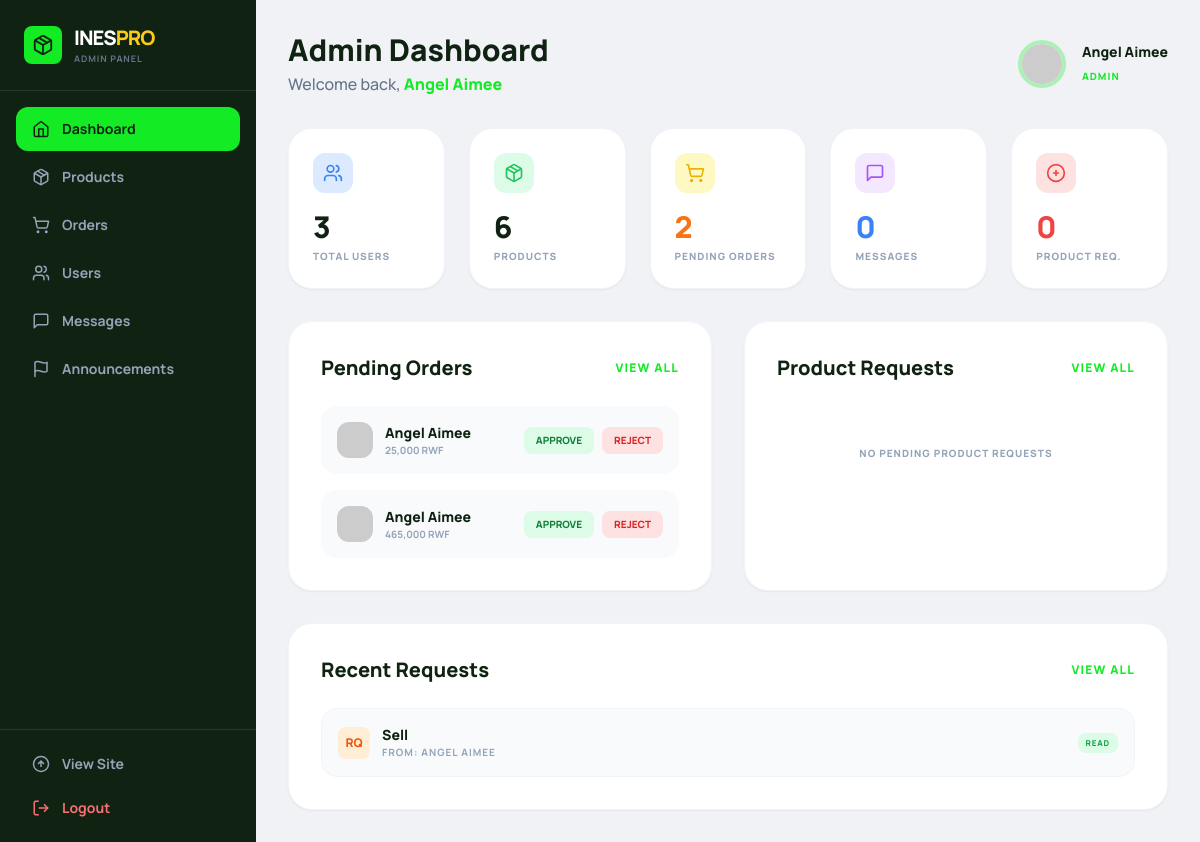
Page /dashboard.php (signed in) on the committed database.
### tables this page shows
CREATE TABLE `orders` (
  `id` int(11) NOT NULL,
  `user_id` int(11) NOT NULL,
  `total_price` decimal(10,2) NOT NULL,
  `status` varchar(50) DEFAULT 'Pending',
  `notes` text DEFAULT NULL,
  `created_at` timestamp NOT NULL DEFAULT current_timestamp()
);

CREATE TABLE `users` (
  `id` int(11) NOT NULL,
  `name` varchar(255) NOT NULL,
  `email` varchar(255) NOT NULL,
  `password` varchar(255) NOT NULL,
  `role` varchar(50) DEFAULT 'Student',
  `status` varchar(50) DEFAULT 'Active',
  `avatar_url` text DEFAULT NULL,
  `created_at` timestamp NOT NULL DEFAULT current_timestamp()
);

CREATE TABLE `messages` (
  `id` int(11) NOT NULL,
  `sender_id` int(11) DEFAULT NULL,
  `receiver_id` int(11) DEFAULT NULL,
  `subject` varchar(255) DEFAULT NULL,
  `content` text NOT NULL,
  `timestamp` datetime DEFAULT current_timestamp(),
  `status` varchar(50) DEFAULT 'Pending',
  `type` varchar(50) DEFAULT 'Message'
);

### dashboard.php (called while the page is built, shortened)
<?php
require_once 'db.php';
require_once 'mvc/controllers/DashboardController.php';
$controller = new DashboardController($conn);
$data = $controller->handleAdminDashboard();
extract($data);
require_once 'mvc/views/dashboard_view.php';
?>

### mvc/controllers/DashboardController.php (called while the page is built, shortened)
<?php
require_once __DIR__ . '/../models/DashboardModel.php';
require_once __DIR__ . '/../models/OrderModel.php';
require_once __DIR__ . '/../models/ProductModel.php';
class DashboardController
{
    private $model;
    private $orderModel;
    private $productModel;
    public function __construct($db)
    {
        $this->model = new DashboardModel($db);
        $this->orderModel = new OrderModel($db);
        $this->productModel = new ProductModel($db);
    }
    public function handleAdminDashboard()
    {
        $stats = $this->model->getStats();
        $stats['pendingOrders'] = $this->orderModel->getPendingOrderCount();
        $stats['pendingRequests'] = $this->productModel->getPendingRequestCount();
        $recentRequests = $this->model->getRecentRequests();
        $pendingOrders = $this->orderModel->getPendingOrders();
        $pendingProductReqs = $this->productModel->getPendingRequests();
        return compact('stats', 'recentRequests', 'pendingOrders', 'pendingProductReqs');
    }
}
?>

### mvc/models/DashboardModel.php (called while the page is built)
<?php
class DashboardModel {
    private $conn;
    public function __construct($db) {
        $this->conn = $db;
    }
    public function getStats() {
        $userCount = $this->conn->query("SELECT COUNT(*) as count FROM users")->fetch_assoc()['count'];
        $productCount = $this->conn->query("SELECT COUNT(*) as count FROM products")->fetch_assoc()['count'];
        $messageCount = $this->conn->query("SELECT COUNT(*) as count FROM messages WHERE status = 'Pending' AND type = 'Message'")->fetch_assoc()['count'];
        $requestCount = $this->conn->query("SELECT COUNT(*) as count FROM messages WHERE status = 'Pending' AND type = 'Request'")->fetch_assoc()['count'];
        return [
            'userCount' => $userCount,
            'productCount' => $productCount,
            'messageCount' => $messageCount,
            'requestCount' => $requestCount
        ];
    }
    public function getRecentRequests($limit = 5) {
        return $this->conn->query("SELECT m.*, u.name as sender_name FROM messages m JOIN users u ON m.sender_id = u.id WHERE m.type = 'Request' ORDER BY m.timestamp DESC LIMIT $limit");
    }
}
?>

### mvc/models/OrderModel.php (called while the page is built, shortened)
<?php
class OrderModel
{
    private $db;
    public function __construct($db)
    {
        $this->db = $db;
    }
    public function getPendingOrders()
    {
        return $this->db->query("SELECT o.*, u.name as user_name, u.avatar_url FROM orders o JOIN users u ON o.user_id = u.id WHERE o.status = 'Pending' ORDER BY o.created_at DESC");
    }
    public function getPendingOrderCount()
    {
        $r = $this->db->query("SELECT COUNT(*) as cnt FROM orders WHERE status = 'Pending'");
        return $r->fetch_assoc()['cnt'];
    }
}
?>

### mvc/models/ProductModel.php (called while the page is built, shortened)
<?php
class ProductModel
{
    private $db;
    public function __construct($db)
    {
        $this->db = $db;
    }
    public function getPendingRequests()
    {
        return $this->db->query("SELECT pr.*, u.name as user_name, u.avatar_url FROM product_requests pr JOIN users u ON pr.user_id = u.id WHERE pr.status = 'Pending' ORDER BY pr.created_at DESC");
    }
    public function getPendingRequestCount()
    {
        $r = $this->db->query("SELECT COUNT(*) as cnt FROM product_requests WHERE status = 'Pending'");
        return $r->fetch_assoc()['cnt'];
    }
}
?>

### mvc/views/dashboard_view.php (the view, shortened to what this page needs)
<!DOCTYPE html>
<html lang="en">
<head>
    <script src="https://cdn.tailwindcss.com"></script>
    <link rel="stylesheet" href="assets/css/style.css">
</head>
<body class="bg-[#f0f2f5] min-h-screen flex" style="font-family:'Manrope',sans-serif">
<?php include __DIR__ . '/partials/admin_sidebar.php'; ?>
<main class="flex-1 overflow-y-auto p-8">
    <div class="flex justify-between items-center mb-8">
        <div>
            <h2 class="text-3xl font-black text-[#102212]">Admin Dashboard</h2>
            <p class="text-slate-500 font-medium mt-1">Welcome back, <span class="text-[#13ec25] font-black"><?php echo $_SESSION['user_name']; ?></span></p>
        </div>
        <div class="flex items-center gap-4">
            <img src="<?php echo $_SESSION['user_avatar'] ?: 'https://i.pravatar.cc/150?u=admin'; ?>" class="w-12 h-12 rounded-full border-4 border-[#13ec25]/30 object-cover" alt="">
            <div>
                <p class="font-black text-sm text-[#102212]"><?php echo $_SESSION['user_name']; ?></p>
                <span class="text-[10px] font-black uppercase tracking-widest text-[#13ec25]"><?php echo $_SESSION['user_role']; ?></span>
            </div>
        </div>
    </div>
    <div class="grid grid-cols-2 lg:grid-cols-5 gap-6 mb-8">
        <div class="bg-white rounded-3xl p-6 border border-slate-100 shadow-sm">
            <div class="w-10 h-10 bg-blue-100 rounded-xl flex items-center justify-center mb-4">
            </div>
            <p class="text-3xl font-black text-[#102212]"><?php echo $stats['userCount']; ?></p>
            <p class="text-[10px] font-black text-slate-400 uppercase tracking-widest mt-1">Total Users</p>
        </div>
        <div class="bg-white rounded-3xl p-6 border border-slate-100 shadow-sm">
            <div class="w-10 h-10 bg-green-100 rounded-xl flex items-center justify-center mb-4">
            </div>
            <p class="text-3xl font-black text-[#102212]"><?php echo $stats['productCount']; ?></p>
            <p class="text-[10px] font-black text-slate-400 uppercase tracking-widest mt-1">Products</p>
        </div>
        <div class="bg-white rounded-3xl p-6 border border-slate-100 shadow-sm">
            <div class="w-10 h-10 bg-yellow-100 rounded-xl flex items-center justify-center mb-4">
            </div>
            <p class="text-3xl font-black text-orange-500"><?php echo $stats['pendingOrders']; ?></p>
            <p class="text-[10px] font-black text-slate-400 uppercase tracking-widest mt-1">Pending Orders</p>
        </div>
        <div class="bg-white rounded-3xl p-6 border border-slate-100 shadow-sm">
            <div class="w-10 h-10 bg-purple-100 rounded-xl flex items-center justify-center mb-4">
                <svg xmlns="http://www.w3.org/2000/svg" width="20" height="20" viewBox="0 0 24 24" fill="none" stroke="#a855f7" stroke-width="2" stroke-linecap="round" stroke-linejoin="round"><path d="M21 15a2 2 0 0 1-2 2H7l-4 4V5a2 2 0 0 1 2-2h14a2 2 0 0 1 2 2z"/></svg>
            </div>
            <p class="text-3xl font-black text-blue-500"><?php echo $stats['messageCount']; ?></p>
            <p class="text-[10px] font-black text-slate-400 uppercase tracking-widest mt-1">Messages</p>
        </div>
        <div class="bg-white rounded-3xl p-6 border border-slate-100 shadow-sm">
            <div class="w-10 h-10 bg-red-100 rounded-xl flex items-center justify-center mb-4">
                <svg xmlns="http://www.w3.org/2000/svg" width="20" height="20" viewBox="0 0 24 24" fill="none" stroke="#ef4444" stroke-width="2" stroke-linecap="round" stroke-linejoin="round"><path d="M9 12h6"/><path d="M12 9v6"/><circle cx="12" cy="12" r="10"/></svg>
            </div>
            <p class="text-3xl font-black text-red-500"><?php echo $stats['pendingRequests']; ?></p>
            <p class="text-[10px] font-black text-slate-400 uppercase tracking-widest mt-1">Product Req.</p>
        </div>
    </div>
    <div class="grid lg:grid-cols-2 gap-8">
        <div class="bg-white rounded-3xl p-8 border border-slate-100 shadow-sm">
            <div class="flex justify-between items-center mb-6">
                <h3 class="text-xl font-black text-[#102212]">Pending Orders</h3>
                <a href="orders.php" class="text-xs font-black text-[#13ec25] uppercase tracking-widest hover:underline">View All</a>
            </div>
            <div class="space-y-4">
                <?php if ($pendingOrders->num_rows > 0):
    while ($order = $pendingOrders->fetch_assoc()): ?>
                <div class="flex items-center justify-between p-4 bg-slate-50 rounded-2xl">
                    <div class="flex items-center gap-3">
                        <img src="<?php echo $order['avatar_url'] ?: 'https://i.pravatar.cc/40'; ?>" class="w-9 h-9 rounded-xl object-cover" alt="">
                        <div>
                            <p class="font-black text-sm text-[#102212]"><?php echo $order['user_name']; ?></p>
                            <p class="text-[10px] text-slate-400 font-bold"><?php echo number_format($order['total_price']); ?> RWF</p>
                        </div>
                    </div>
                    <div class="flex gap-2">
                        <a href="orders.php?approve_order=<?php echo $order['id']; ?>" class="px-3 py-1.5 bg-green-100 text-green-700 text-[10px] font-black rounded-lg uppercase hover:bg-green-200 transition-colors">Approve</a>
                        <a href="orders.php?reject_order=<?php echo $order['id']; ?>" class="px-3 py-1.5 bg-red-100 text-red-600 text-[10px] font-black rounded-lg uppercase hover:bg-red-200 transition-colors">Reject</a>
                    </div>
                </div>
                <?php
    endwhile;
else: ?>
                <div class="py-10 text-center">
                    <p class="text-slate-400 font-black text-[10px] uppercase tracking-widest">No pending orders</p>
                </div>
                <?php
endif; ?>
            </div>
        </div>
        <div class="bg-white rounded-3xl p-8 border border-slate-100 shadow-sm">
            <div class="flex justify-between items-center mb-6">
                <h3 class="text-xl font-black text-[#102212]">Product Requests</h3>
                <a href="products.php" class="text-xs font-black text-[#13ec25] uppercase tracking-widest hover:underline">View All</a>
            </div>
            <div class="space-y-4">
                <?php if ($pendingProductReqs->num_rows > 0):
    while ($req = $pendingProductReqs->fetch_assoc()): ?>
                <div class="flex items-center justify-between p-4 bg-orange-50 rounded-2xl">
                    <div class="flex items-center gap-3">
                        <div class="w-10 h-10 rounded-xl bg-orange-100 flex items-center justify-center">
                            <?php if ($req['image_path']): ?>
                            <img src="<?php echo $req['image_path']; ?>" class="w-10 h-10 rounded-xl object-cover" alt="">
                            <?php
        else: ?>
                            <svg xmlns="http://www.w3.org/2000/svg" width="18" height="18" fill="none" stroke="#f97316" stroke-width="2" viewBox="0 0 24 24"><rect width="18" height="18" x="3" y="3" rx="2"/><path d="M3 9h18M9 21V9"/></svg>
                            <?php
        endif; ?>
                        </div>
                        <div>
                            <p class="font-black text-sm text-[#102212]"><?php echo $req['product_name']; ?></p>
                            <p class="text-[10px] text-slate-400 font-bold">By: <?php echo $req['user_name']; ?> · <?php echo number_format($req['price']); ?> RWF</p>
                        </div>
                    </div>
                    <div class="flex gap-2">
                        <a href="products.php?approve_req=<?php echo $req['id']; ?>" class="px-3 py-1.5 bg-green-100 text-green-700 text-[10px] font-black rounded-lg uppercase hover:bg-green-200 transition-colors">Approve</a>
                        <a href="products.php?reject_req=<?php echo $req['id']; ?>" class="px-3 py-1.5 bg-red-100 text-red-600 text-[10px] font-black rounded-lg uppercase hover:bg-red-200 transition-colors">Reject</a>
                    </div>
                </div>
                <?php
    endwhile;
else: ?>
                <div class="py-10 text-center">
                    <p class="text-slate-400 font-black text-[10px] uppercase tracking-widest">No pending product requests</p>
                </div>
                <?php
endif; ?>
            </div>
        </div>
        <div class="bg-white rounded-3xl p-8 border border-slate-100 shadow-sm lg:col-span-2">
            <div class="flex justify-between items-center mb-6">
                <h3 class="text-xl font-black text-[#102212]">Recent Requests</h3>
                <a href="messages.php" class="text-xs font-black text-[#13ec25] uppercase tracking-widest hover:underline">View All</a>
            </div>
            <div class="space-y-3">
                <?php
$recentRequests->data_seek(0);
if ($recentRequests->num_rows > 0):
    while ($req = $recentRequests->fetch_assoc()): ?>
                <div class="flex items-center justify-between p-4 rounded-2xl bg-slate-50 border border-slate-100">
                    <div class="flex items-center gap-3">
                        <div class="w-8 h-8 rounded-lg bg-orange-100 text-orange-600 flex items-center justify-center font-black text-xs">RQ</div>
                        <div>
                            <p class="text-sm font-black text-[#102212]"><?php echo $req['subject']; ?></p>
                            <p class="text-[10px] text-slate-400 font-bold uppercase tracking-widest">From: <?php echo $req['sender_name']; ?></p>
                        </div>
                    </div>
                    <span class="px-2 py-1 rounded-lg text-[8px] font-black uppercase tracking-widest <?php echo $req['status'] == 'Pending' ? 'bg-yellow-100 text-yellow-600' : 'bg-green-100 text-green-600'; ?>">
                        <?php echo $req['status']; ?>
                    </span>
                </div>
                <?php
    endwhile;
else: ?>
                <p class="text-center py-6 text-slate-400 font-black text-[10px] uppercase tracking-widest">No recent requests</p>
                <?php
endif; ?>
            </div>
        </div>
    </div>
</main>
</body>
</html>

### assets/css/style.css (style rules this page uses)
*, *::before, *::after { transition-property: color, background-color, border-color, transform, box-shadow, opacity; transition-duration: 150ms; transition-timing-function: ease; }

### rows in the picture
orders: user.name "Angel Aimee", total_price "25,000"
orders: user.name "Angel Aimee", total_price "465,000"
messages: subject "Sell", users.name "ANGEL AIMEE", status "READ"

### other values in the picture
$label "Dashboard"
$label "Products"
$label "Orders"
$label "Users"
$label "Messages"
$label "Announcements"
$_SESSION['user_name'] "Angel Aimee"
$_SESSION['user_role'] "ADMIN"
$stats['userCount'] "3"
$stats['productCount'] "6"
$stats['pendingOrders'] "2"
$stats['messageCount'] "0"
$stats['pendingRequests'] "0"
